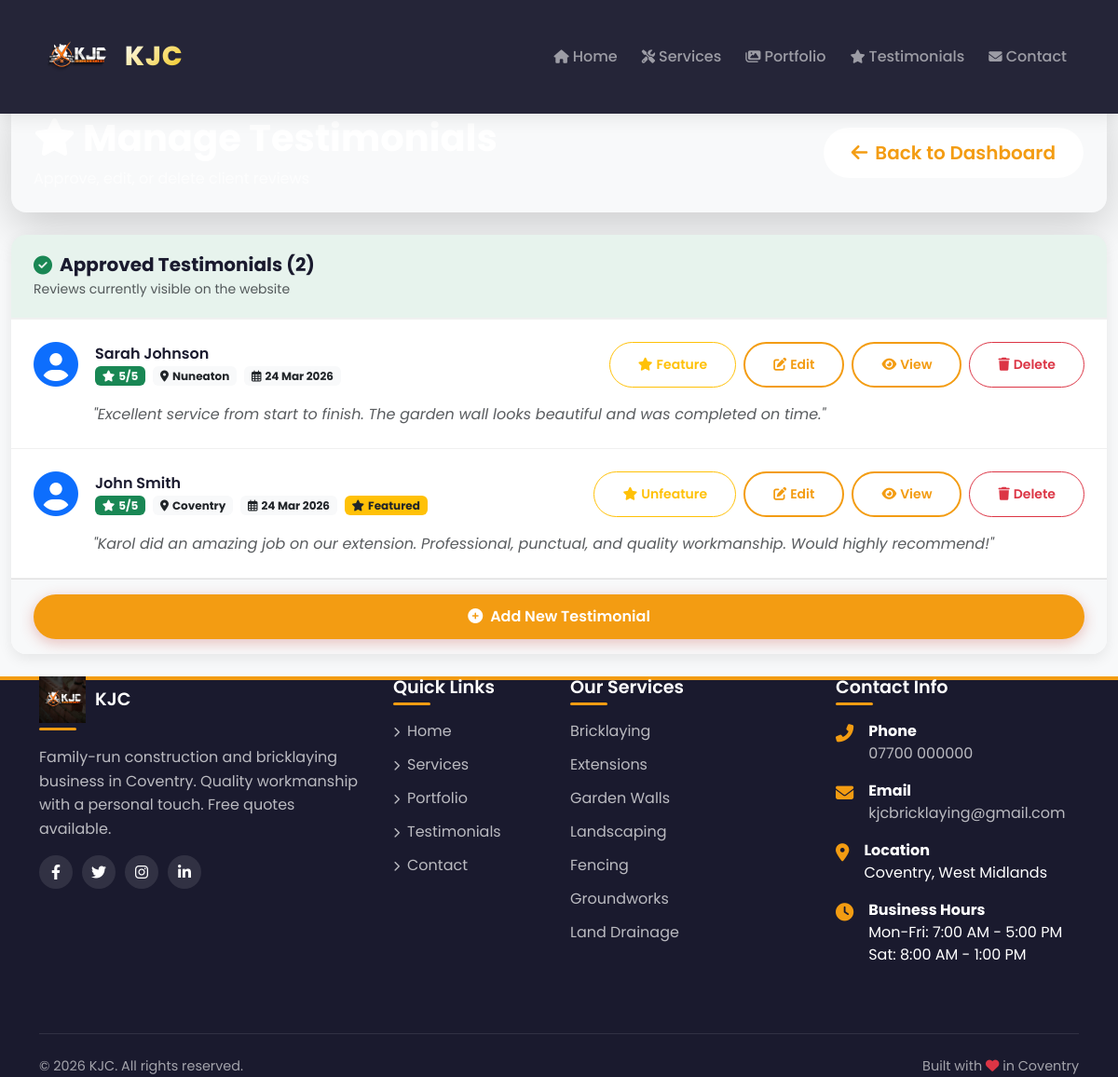
/admin/testimonials (signed in), run on an earlier commit of the app's database.
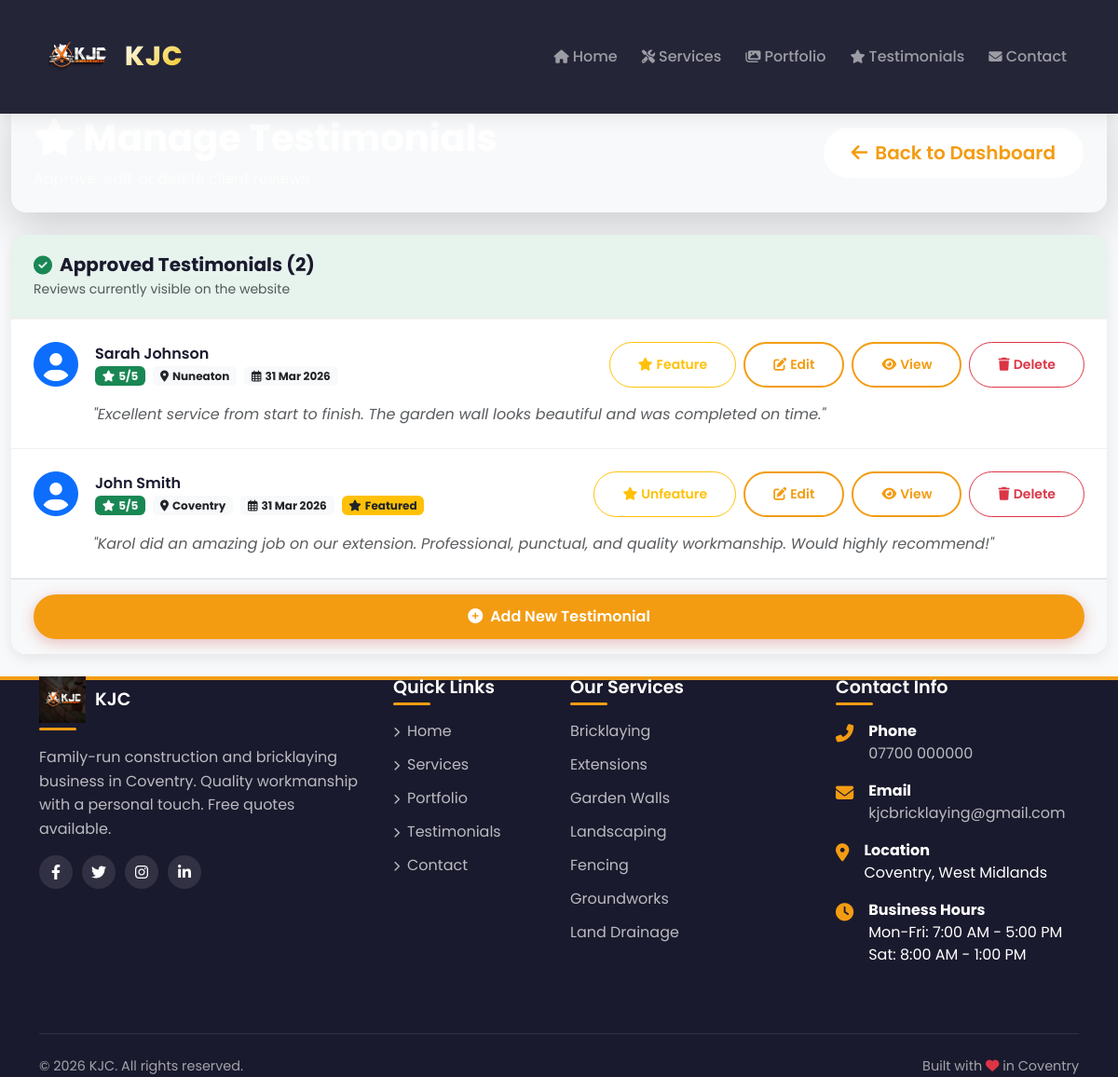
And on a later commit of the database.
### database.py (models this page shows, shortened)
class Testimonial(db.Model):
    id = db.Column(db.Integer, primary_key=True)
    client_name = db.Column(db.String(100), nullable=False)
    client_email = db.Column(db.String(120), nullable=False)
    client_location = db.Column(db.String(100))
    client_image = db.Column(db.String(200))
    content = db.Column(db.Text, nullable=False)
    rating = db.Column(db.Integer, default=5)
    date = db.Column(db.DateTime, default=datetime.utcnow)
    approved = db.Column(db.Boolean, default=False)  # Default to False for pending approval
    featured = db.Column(db.Boolean, default=False)
    project_id = db.Column(db.Integer, db.ForeignKey('project.id', ondelete='SET NULL'))
    project = db.relationship('Project', backref='testimonials', foreign_keys=[project_id])
    ip_address = db.Column(db.String(45))
    user_agent = db.Column(db.String(200))
    created_at = db.Column(db.DateTime, default=datetime.utcnow)
    updated_at = db.Column(db.DateTime, default=datetime.utcnow, onupdate=datetime.utcnow)

### app.py (the view)
@app.route('/admin/testimonials')
@login_required
def admin_testimonials():
    pending = Testimonial.query.filter_by(approved=False).order_by(Testimonial.date.desc()).all()
    approved = Testimonial.query.filter_by(approved=True).order_by(Testimonial.date.desc()).all()
    return render_template('admin/testimonials.html', pending=pending, approved=approved, now=datetime.now())

### templates/admin/testimonials.html (shortened to what this page needs)
{% extends "base.html" %}
{% block content %}
<div class="container-fluid py-4">
  <div class="row mb-4">
    <div class="col-12">
      <div class="page-header-modern bg-gradient-primary text-white p-4 rounded-4 shadow-lg">
        <div class="d-flex justify-content-between align-items-center flex-wrap gap-3">
          <div>
            <h1 class="display-6 fw-bold mb-2">
              <i class="fas fa-star me-2"></i>Manage Testimonials
            </h1>
            <p class="mb-0 opacity-75">Approve, edit, or delete client reviews</p>
          </div>
          <div>
            <a href="{{ url_for('admin_dashboard') }}" class="btn btn-light btn-lg">
              <i class="fas fa-arrow-left me-2"></i>Back to Dashboard
            </a>
          </div>
        </div>
      </div>
    </div>
  </div>
  <div class="row">
    <div class="col-12">
      <div class="admin-card">
        <div class="admin-card-header bg-success bg-opacity-10">
          <div class="d-flex align-items-center gap-2">
            <i class="fas fa-check-circle text-success fa-lg"></i>
            <h5 class="mb-0">Approved Testimonials ({{ approved|length }})</h5>
          </div>
          <p class="text-muted small mb-0 mt-1">
            Reviews currently visible on the website
          </p>
        </div>
        <div class="admin-card-body p-0">
          {% if approved and approved|length > 0 %}
          <div class="testimonials-list">
            {% for testimonial in approved %}
            <div class="testimonial-item approved" data-id="{{ testimonial.id }}">
              <div class="testimonial-header">
                <div class="testimonial-info">
                  <div class="testimonial-avatar">
                    {% if testimonial.client_image %}
                    <img src="{{ testimonial.client_image }}" alt="{{ testimonial.client_name }}" class="rounded-circle" style="width: 50px; height: 50px; object-fit: cover">
                    {% else %}
                    <i class="fas fa-user-circle fa-3x text-primary"></i>
                    {% endif %}
                  </div>
                  <div class="testimonial-details">
                    <h6 class="mb-1">{{ testimonial.client_name }}</h6>
                    <div class="testimonial-meta">
                      <span class="badge bg-success">
                        <i class="fas fa-star me-1"></i>{{ testimonial.rating }}/5
                      </span>
                      {% if testimonial.client_location %}
                      <span class="badge bg-light text-dark">
                        <i class="fas fa-map-marker-alt me-1"></i>{{ testimonial.client_location }}
                      </span>
                      {% endif %}
                      <span class="badge bg-light text-dark">
                        <i class="far fa-calendar-alt me-1"></i>{{ testimonial.date.strftime('%d %b %Y') }}
                      </span>
                      {% if testimonial.featured %}
                      <span class="badge bg-warning text-dark">
                        <i class="fas fa-star me-1"></i>Featured
                      </span>
                      {% endif %}
                    </div>
                  </div>
                </div>
                <div class="testimonial-actions">
                  <button class="btn btn-sm btn-outline-warning toggle-featured"
                          data-id="{{ testimonial.id }}"
                          data-featured="{{ testimonial.featured }}">
                    <i class="fas fa-star me-1"></i>{% if testimonial.featured %}Unfeature{% else %}Feature{% endif %}
                  </button>
                  <button class="btn btn-sm btn-outline-primary edit-testimonial"
                          data-id="{{ testimonial.id }}"
                          data-name="{{ testimonial.client_name }}"
                          data-email="{{ testimonial.client_email }}"
                          data-location="{{ testimonial.client_location }}"
                          data-rating="{{ testimonial.rating }}"
                          data-content="{{ testimonial.content }}"
                          data-image="{{ testimonial.client_image }}">
                    <i class="fas fa-edit me-1"></i>Edit
                  </button>
                  <button class="btn btn-sm btn-outline-primary view-testimonial"
                          data-name="{{ testimonial.client_name }}"
                          data-email="{{ testimonial.client_email }}"
                          data-location="{{ testimonial.client_location }}"
                          data-rating="{{ testimonial.rating }}"
                          data-content="{{ testimonial.content }}"
                          data-date="{{ testimonial.date.strftime('%d %B %Y at %H:%M') }}">
                    <i class="fas fa-eye me-1"></i>View
                  </button>
                  <button class="btn btn-sm btn-outline-danger delete-testimonial"
                          data-id="{{ testimonial.id }}"
                          data-name="{{ testimonial.client_name }}">
                    <i class="fas fa-trash me-1"></i>Delete
                  </button>
                </div>
              </div>
              <div class="testimonial-preview">
                <p class="mb-0 text-muted">
                  "{{ testimonial.content[:150] }}{% if testimonial.content|length > 150 %}...{% endif %}"
                </p>
              </div>
            </div>
            {% endfor %}
          </div>
          {% else %}
          <div class="text-center py-5">
            <i class="fas fa-star fa-3x text-muted mb-3"></i>
            <p class="mb-0">No approved testimonials yet</p>
            <small class="text-muted">Add testimonials or approve pending ones</small>
          </div>
          {% endif %}
        </div>
        <div class="admin-card-footer">
          <a href="{{ url_for('add_testimonial') }}" class="btn btn-primary w-100">
            <i class="fas fa-plus-circle me-2"></i>Add New Testimonial
          </a>
        </div>
      </div>
    </div>
  </div>
</div>
{% endblock %}

### templates/base.html (shortened to what this page needs)
<!doctype html>
<html lang="en">
  <head>
    <link
      href="https://cdn.jsdelivr.net/npm/bootstrap@5.3.0/dist/css/bootstrap.min.css"
      rel="stylesheet"
    />
    <link
      rel="stylesheet"
      href="https://cdnjs.cloudflare.com/ajax/libs/font-awesome/6.4.0/css/all.min.css"
    />
    <link href="https://unpkg.com/aos@2.3.1/dist/aos.css" rel="stylesheet" />
    <link
      href="{{ url_for('static', filename='css/style.css') }}"
      rel="stylesheet"
    />
  </head>
  <body>
    <nav class="navbar navbar-expand-lg navbar-dark fixed-top">
      <div class="container">
        <a class="navbar-brand" href="{{ url_for('index') }}">
          <img
            src="{{ url_for('static', filename='images/logo.png') }}"
            alt="KJC - Professional Construction & Bricklaying Services Coventry"
            onerror="
              this.style.display = 'none';
              this.nextElementSibling.style.display = 'flex';
            "
          />
          <span>KJC</span>
        </a>
        <div class="collapse navbar-collapse" id="navbarNav">
          <ul class="navbar-nav ms-auto">
            <li class="nav-item">
              <a class="nav-link" href="{{ url_for('index') }}">
                <i class="fas fa-home me-1"></i>Home
              </a>
            </li>
            <li class="nav-item">
              <a class="nav-link" href="{{ url_for('services_page') }}">
                <i class="fas fa-tools me-1"></i>Services
              </a>
            </li>
            <li class="nav-item">
              <a class="nav-link" href="{{ url_for('portfolio') }}">
                <i class="fas fa-images me-1"></i>Portfolio
              </a>
            </li>
            <li class="nav-item">
              <a class="nav-link" href="{{ url_for('testimonials_page') }}">
                <i class="fas fa-star me-1"></i>Testimonials
              </a>
            </li>
            <li class="nav-item">
              <a class="nav-link" href="{{ url_for('contact') }}">
                <i class="fas fa-envelope me-1"></i>Contact
              </a>
            </li>
          </ul>
        </div>
      </div>
    </nav>
    <main>{% block content %}{% endblock %}</main>
    <footer class="footer">
      <div class="container">
        <div class="row g-4">
          <div class="col-lg-4 col-md-6">
            <div class="footer-widget">
              <h5 class="footer-title">
                <img
                  src="{{ url_for('static', filename='images/logo-white.png') }}"
                  alt="KJC - Construction & Bricklaying Services"
                  onerror="
                    this.style.display = 'none';
                    this.nextElementSibling.style.display = 'inline-block';
                  "
                />
                <span>KJC</span>
              </h5>
              <p class="footer-text">
                Family-run construction and bricklaying business in Coventry.
                Quality workmanship with a personal touch. Free quotes
                available.
              </p>
              <div class="social-links mt-3">
                <a href="#" class="social-link" aria-label="Facebook">
                  <i class="fab fa-facebook-f"></i>
                </a>
                <a href="#" class="social-link" aria-label="Twitter">
                  <i class="fab fa-twitter"></i>
                </a>
                <a href="#" class="social-link" aria-label="Instagram">
                  <i class="fab fa-instagram"></i>
                </a>
                <a href="#" class="social-link" aria-label="LinkedIn">
                  <i class="fab fa-linkedin-in"></i>
                </a>
              </div>
            </div>
          </div>
          <div class="col-lg-2 col-md-6">
            <div class="footer-widget">
              <h5 class="footer-title">Quick Links</h5>
              <ul class="footer-links">
                <li>
                  <a href="{{ url_for('index') }}"
                    ><i class="fas fa-chevron-right me-2"></i>Home</a
                  >
                </li>
                <li>
                  <a href="{{ url_for('services_page') }}"
                    ><i class="fas fa-chevron-right me-2"></i>Services</a
                  >
                </li>
                <li>
                  <a href="{{ url_for('portfolio') }}"
                    ><i class="fas fa-chevron-right me-2"></i>Portfolio</a
                  >
                </li>
                <li>
                  <a href="{{ url_for('testimonials_page') }}"
                    ><i class="fas fa-chevron-right me-2"></i>Testimonials</a
                  >
                </li>
                <li>
                  <a href="{{ url_for('contact') }}"
                    ><i class="fas fa-chevron-right me-2"></i>Contact</a
                  >
                </li>
              </ul>
            </div>
          </div>
          <div class="col-lg-3 col-md-6">
            <div class="footer-widget">
              <h5 class="footer-title">Our Services</h5>
              <ul class="footer-links">
                <li>
                  <a href="{{ url_for('services_page') }}">Bricklaying</a>
                </li>
                <li><a href="{{ url_for('services_page') }}">Extensions</a></li>
                <li>
                  <a href="{{ url_for('services_page') }}">Garden Walls</a>
                </li>
                <li>
                  <a href="{{ url_for('services_page') }}">Landscaping</a>
                </li>
                <li><a href="{{ url_for('services_page') }}">Fencing</a></li>
                <li>
                  <a href="{{ url_for('services_page') }}">Groundworks</a>
                </li>
                <li>
                  <a href="{{ url_for('services_page') }}">Land Drainage</a>
                </li>
              </ul>
            </div>
          </div>
          <div class="col-lg-3 col-md-6">
            <div class="footer-widget">
              <h5 class="footer-title">Contact Info</h5>
              <div class="contact-info">
                <div class="contact-item">
                  <i class="fas fa-phone-alt"></i>
                  <div>
                    <strong>Phone</strong><br />
                    <a href="tel:+447700000000">07700 000000</a>
                  </div>
                </div>
                <div class="contact-item">
                  <i class="fas fa-envelope"></i>
                  <div>
                    <strong>Email</strong><br />
                    <a href="mailto:kjcbricklaying@gmail.com"
                      >kjcbricklaying@gmail.com</a
                    >
                  </div>
                </div>
                <div class="contact-item">
                  <i class="fas fa-map-marker-alt"></i>
                  <div>
                    <strong>Location</strong><br />
                    Coventry, West Midlands
                  </div>
                </div>
                <div class="contact-item">
                  <i class="fas fa-clock"></i>
                  <div>
                    <strong>Business Hours</strong><br />
                    Mon-Fri: 7:00 AM - 5:00 PM<br />
                    Sat: 8:00 AM - 1:00 PM
                  </div>
                </div>
              </div>
            </div>
          </div>
        </div>
        <div class="footer-bottom">
          <div class="row align-items-center">
            <div class="col-md-6 text-center text-md-start">
              <p class="mb-0">
                &copy; {{ now.year if now else 2024 }} KJC. All rights reserved.
              </p>
            </div>
            <div class="col-md-6 text-center text-md-end">
              <p class="mb-0">
                Built with <i class="fas fa-heart text-danger"></i> in Coventry
              </p>
            </div>
          </div>
        </div>
      </div>
    </footer>
  </body>
</html>

What changed in the data, as far as the page shows it:
changed Testimonial "Sarah Johnson": date "24 Mar 2026" → "31 Mar 2026"
changed Testimonial "John Smith": date "24 Mar 2026" → "31 Mar 2026"
